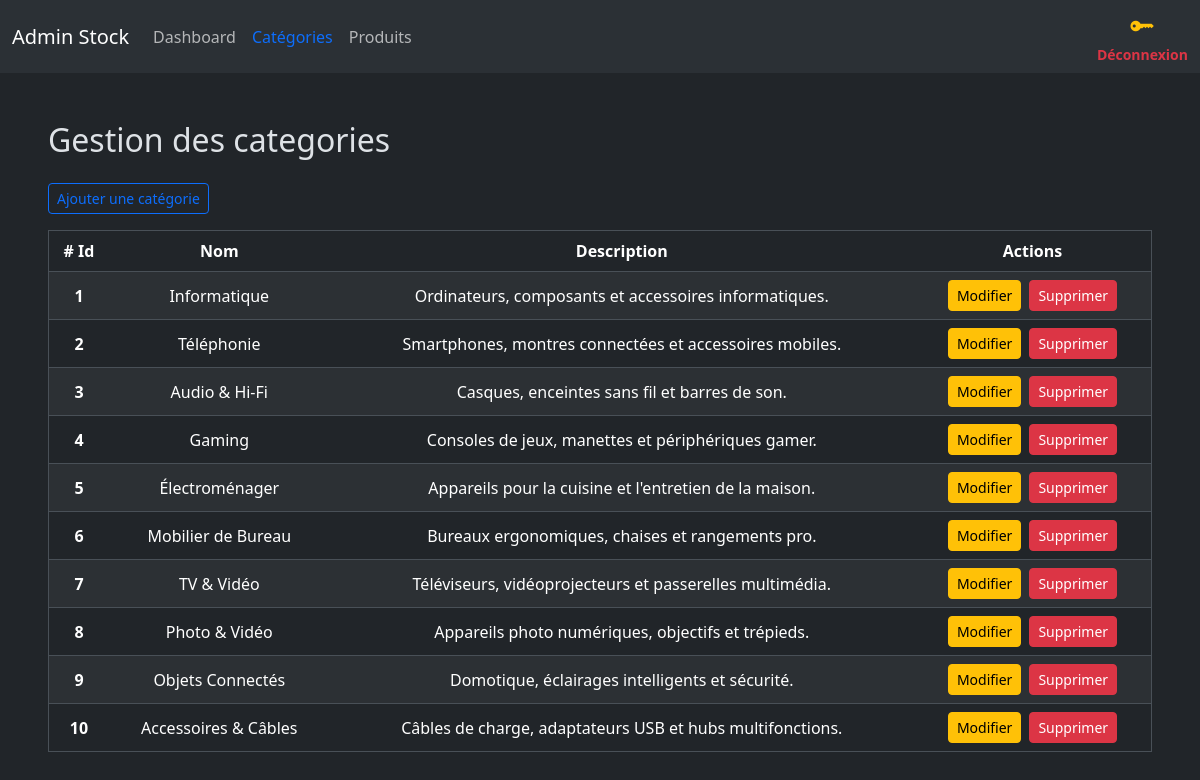
Before: /admin/categories.php (signed in) with the older database file.
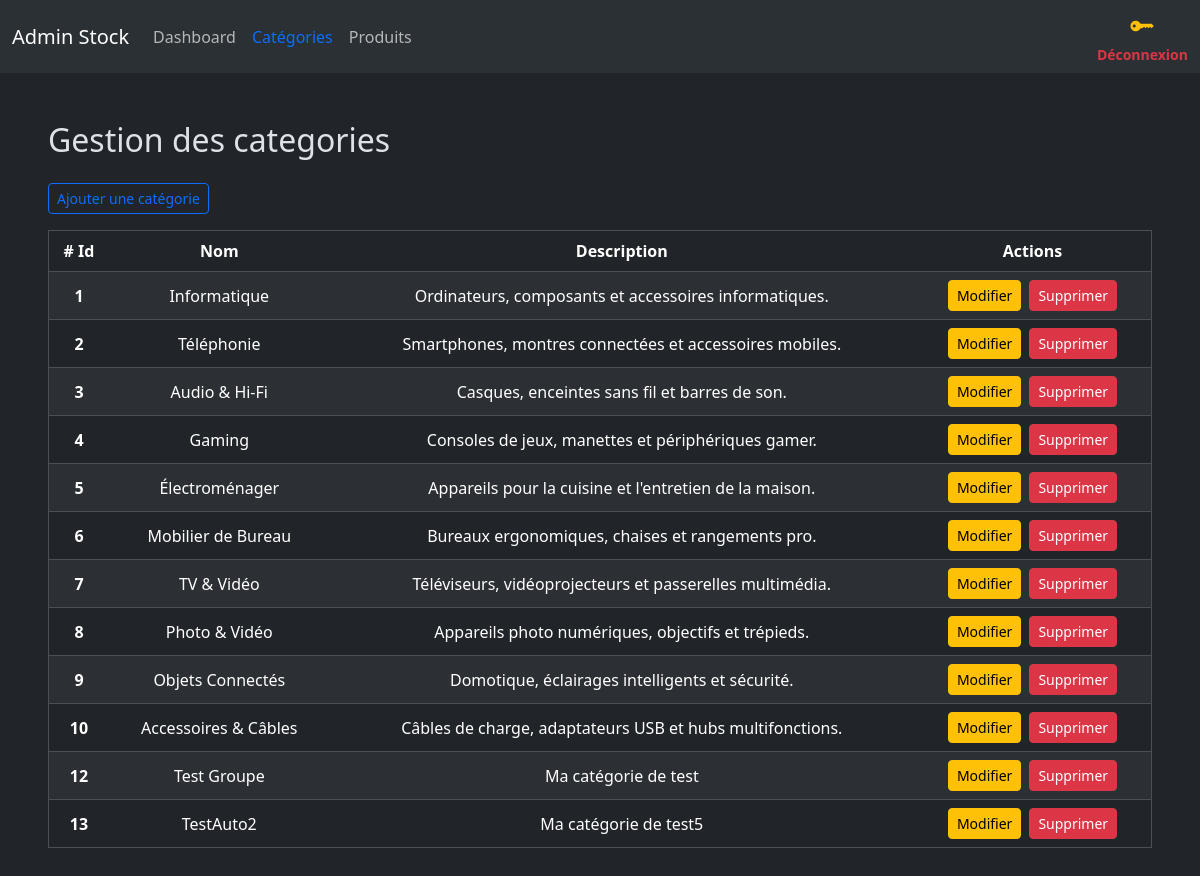
After: the same page with the newer database file.
### tables this page shows
CREATE TABLE IF NOT EXISTS `categories` (
  `id` int NOT NULL AUTO_INCREMENT,
  `name` varchar(255) NOT NULL,
  `description` text,
  PRIMARY KEY (`id`)
);

### admin/functions.php (called while the page is built, shortened)
<?php
function dbQuery(PDO $pdo, string $sql, array $params = []): PDOStatement
{
    if(empty($params)){
        return $pdo->query($sql);
    }
    $stmt = $pdo->prepare($sql);
    $stmt->execute($params);
    return $stmt;
}
function fetchAll(PDO $pdo, string $sql, array $params = []): array
{
    return dbQuery($pdo, $sql, $params)->fetchAll(PDO::FETCH_ASSOC);
}

### admin/categories.php (the view, shortened to what this page needs)
<?php
    require_once "../config/connexion.php";
    require "functions.php";
?>
<!DOCTYPE html>
<html lang="fr" data-bs-theme="dark">
<?php include("partials/head.php"); ?>
<body>
    <?php include("partials/nav.php"); ?>
    <div class="container-fluid px-3 px-md-5 py-5 mx-auto" style="max-width: 1400px;">
        <h2>Gestion des categories</h2>
        <?php
            $categories = fetchAll($bdd, "SELECT * FROM categories ORDER BY id ASC");
        ?>
        <a href="addCategory.php" class="btn btn-outline-primary btn-sm my-3">Ajouter une catégorie</a>
        <table class="table-responsive">
            <table class="table table-hover table-striped align-middle text-center w-100 border">
                <thead>
                    <tr>
                        <th scope="col" class="d-none d-md-table-cell"># Id</th>
                        <th scope="col">Nom</th>
                        <th scope="col" class="d-none d-md-table-cell">Description</th>
                        <th scope="col">Actions</th>
                    </tr>
                </thead>
                <tbody>
                    <?php foreach($categories as $category) : ?>
                        <tr>
                            <th scope="row" class="d-none d-md-table-cell"><?= $category['id'] ?></th>
                            <td><?= htmlspecialchars($category['name']) ?></td>
                            <td class="d-none d-md-table-cell"><?= htmlspecialchars($category['description']) ?></td>
                            <td>
                                <div class="d-flex justify-content-center gap-2">
                                    <a href="updateCategory.php?id=<?= $category['id'] ?>" class="btn btn-warning btn-sm">Modifier</a>
                                    <button type="button" class="btn btn-danger btn-sm" data-bs-toggle="modal" data-bs-target="#exampleModal<?= $category['id'] ?>">
                                    Supprimer
                                    </button>
                                </div>
                            </td>
                        </tr>
                    <?php endforeach; ?>
                </tbody>
            </table>
        </table>
    </div>
</body>
</html>

### admin/partials/head.php (shortened to what this page needs)
<head>
    <link href="https://cdn.jsdelivr.net/npm/bootstrap@5.3.8/dist/css/bootstrap.min.css" rel="stylesheet">
    <link rel="stylesheet" href="https://cdn.jsdelivr.net/npm/bootstrap-icons@1.11.3/font/bootstrap-icons.min.css">
</head>

### admin/partials/nav.php (shortened to what this page needs)
<?php
  $currentPage = basename($_SERVER['PHP_SELF']);
?>
<nav class="navbar navbar-expand-lg bg-body-tertiary sticky-top" style="--bs-navbar-active-color: #0d6efd;">
  <div class="container-fluid">
    <a class="navbar-brand" href="../index.php">Admin Stock</a>
    <div class="collapse navbar-collapse" id="navbarNav">
      <ul class="navbar-nav">
        <li class="nav-item">
          <a class="nav-link <?= ($currentPage === 'dashboard.php') ? 'active' : '' ?>"
             <?= ($currentPage === 'dashboard.php') ? 'aria-current="page"' : '' ?>
             href="dashboard.php">Dashboard</a>
        </li>
        <li class="nav-item">
          <a class="nav-link <?= ($currentPage === 'categories.php') ? 'active' : '' ?>"
             <?= ($currentPage === 'categories.php') ? 'aria-current="page"' : '' ?>
             href="categories.php">Catégories</a>
        </li>
        <li class="nav-item">
          <a class="nav-link <?= ($currentPage === 'products.php') ? 'active' : '' ?>"
             <?= ($currentPage === 'products.php') ? 'aria-current="page"' : '' ?>
             href="products.php">Produits</a>
        </li>
      </ul>
      <ul class="navbar-nav ms-auto">
        <a href="dashboard.php?deco=1" title="Accès rapide Admin" class="text-decoration-none">
            <div class="text-center">
                <i class="bi bi-key-fill fs-4 text-warning"></i>
                <span class="d-block small text-danger fw-bold">Déconnexion</span>
            </div>
        </a>
      </ul>
    </div>
  </div>
</nav>

Changed rows visible on the page:
added categories: id "12", name "Test Groupe", description "Ma catégorie de test"
added categories: id "13", name "TestAuto2", description "Ma catégorie de test5"
